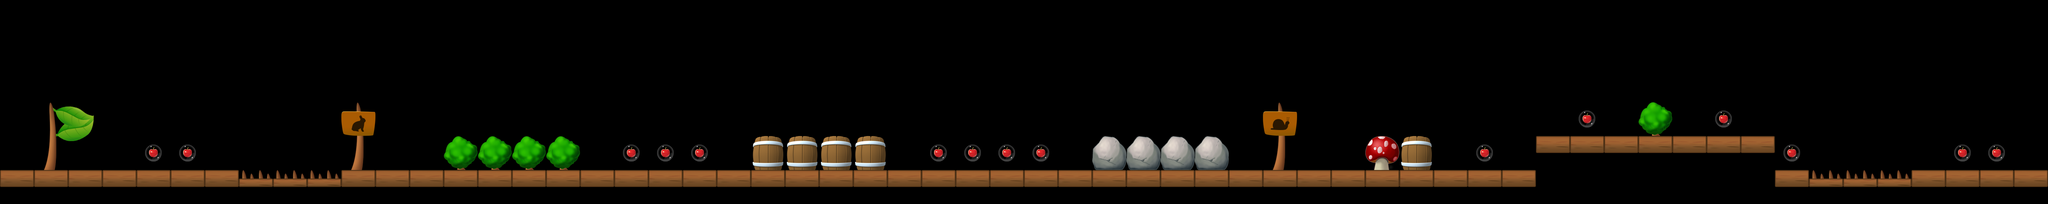

A 2D game scene composited from a Tiled map and its tileset images. What follows is a short description and the map's XML, with each tile layer's data collapsed to a summary:
An orthogonal 60x6 tile map with 80x80 px tiles, 1 tile layer (Level).

<map version="1.0" orientation="orthogonal" width="60" height="6" tilewidth="80" tileheight="80">
 <properties>
  <property name="StartDirection" value="0" />
 </properties>
 <tileset firstgid="1" name="Untitled" tilewidth="80" tileheight="80">
  <image source="tileset.png" width="640" height="320" />
 </tileset>
 <layer name="Level" width="60" height="6">
  <data>[360 cells, 99 non-empty, 16 distinct tile ids]</data>
 </layer>
</map>
